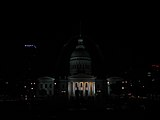
#> input picture data/HDR/-4.jpg, 160 x 120 px, found by its file name
$ jupyter execute hdr.ipynb
#> lines starting #> are read from the running program, lines starting #| are printed output that depends on the picture
[cell 1]
import cv2 as cv
import numpy as np
import matplotlib.pyplot as plt

[cell 2]
def readImageAndTimes():
    filenames = ["../Images/HDR/-4.jpg", "../Images/HDR/-2.jpg", "../Images/HDR/+2.jpg", "../Images/HDR/+4.jpg"]

    #List of exposure times.
    times = np.array([1/30.0, 0.25, 2.5, 15.0], dtype=np.float32)

    #Read images
    images = []
    for file in filenames:
        im = cv.imread(file)
#> im is the input picture: shape (120, 160, 3); mean B, G, R 3.8, 4, 4.1
        im = cv.cvtColor(im, cv.COLOR_BGR2RGB)
        images.append(im)


    return images, times

- Align Images.

[cell 3]
images, times = readImageAndTimes()

#Align.
alignMTB = cv.createAlignMTB()
alignMTB.process(images, images)

-  Estimate camera response time.

[cell 4]
#Find Camera Response Time (RFT)
calibrateDebevec = cv.createCalibrateDebevec()
responseDebevec = calibrateDebevec.process(images, times)

#Plot RFT.
x = np.arange(256, dtype=np.uint8)
y = np.squeeze(responseDebevec)

ax = plt.figure(figsize=(20, 10))
plt.title("Debevec Inverse Camera Response Function", fontsize=24)
plt.xlabel("Measured Pixel Value.", fontsize=22)
plt.ylabel("Calibrated Intensity.", fontsize=22)
plt.xlim([0, 260])
plt.grid()
plt.plot(x, y[:, 0], 'r', x, y[:, 1], 'g', x, y[:, 2], 'b');
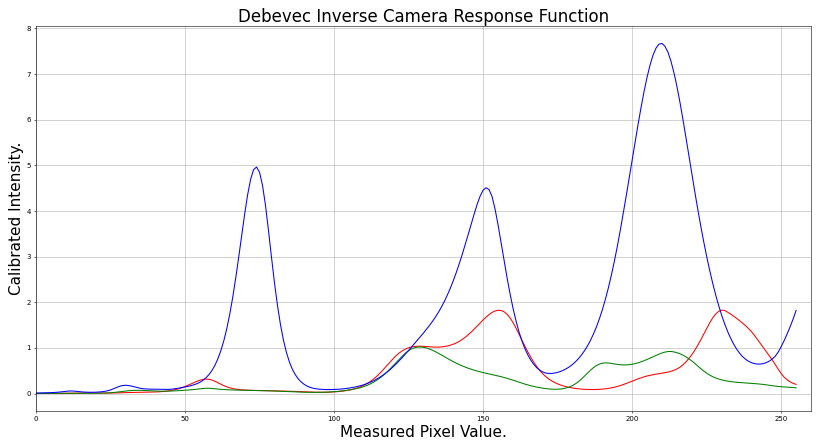
#> figure drawn by matplotlib, 1 panel; curve peaks at x = 230, y = 1.83; curve peaks at x = 129, y = 1.02; curve peaks at x = 210, y = 7.67

- Merge Exposure into an HDR Image.

[cell 5]
mergeDebevec = cv.createMergeDebevec()
hdrDebevec = mergeDebevec.process(images, times, responseDebevec)

- Tonemapping.

[cell 6]
#Tonemap using Drago's method to obtain 24-bit color image.
tonemapDrago = cv.createTonemapDrago(1.0, 0.7)
ldrDrago = tonemapDrago.process(hdrDebevec)
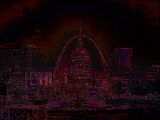
#> ldrDrago: shape (120, 160, 3) float32; mean of channels 0, 1, 2 0.0469, 0.0349, 0.101; drawn with min black and max white
ldrDrago = 3 * ldrDrago

plt.figure(figsize=(20, 10));plt.imshow(np.clip(ldrDrago, 0, 1));plt.axis('off');
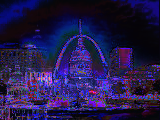
#> shown: shape (120, 160, 3) float32; mean R, G, B 0.14, 0.105, 0.296
